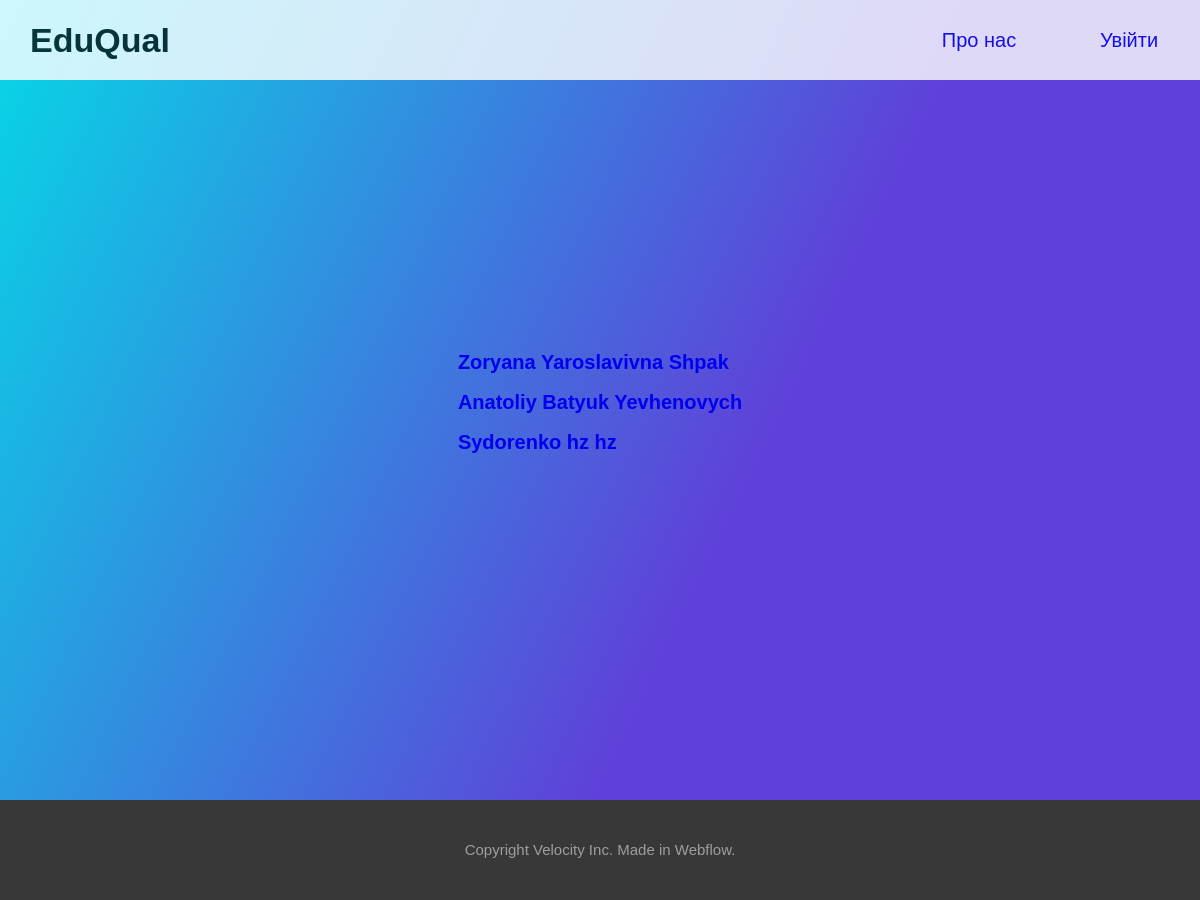
The app's page /teachers/, older data.
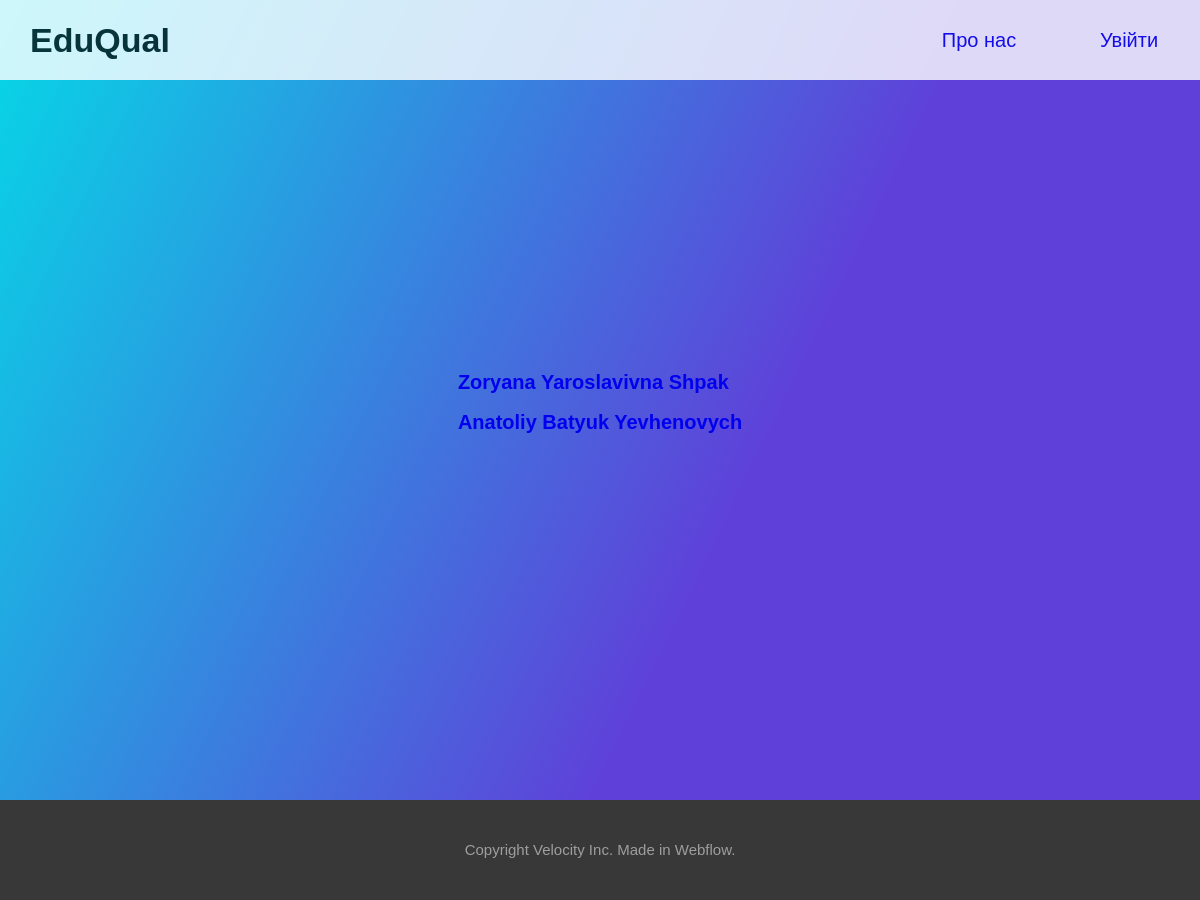
The same page, newer data.
### poll/models.py (models this page shows, shortened)
class Teacher(models.Model):
    firstname = models.CharField(max_length=30)
    lastname = models.CharField(max_length=30)
    surname = models.CharField(max_length=30)
    score = models.IntegerField(default=0)
    user = models.OneToOneField(User, on_delete=models.CASCADE, null=True, blank=True)
    class Meta:
        verbose_name = "Teacher"
        verbose_name_plural = "Teachers"

### poll/views.py (the view)
# urls.py: path('teachers/', teachers, name='teachers'),
def teachers(request):
    context = {'subjects':Teacher.objects.all()}
    return render(request, "users/teachers.html", context=context)

### poll/templates/users/teachers.html (shortened to what this page needs)
{% load static %}
<!doctype html>
<html lang="en">
<head>
    <link rel="stylesheet" href="{% static 'style_sub.css' %} ">
</head>
<body>
<div class="header disp">
    <div class="logo">
        <p class="logo-text disp"><b>EduQual</b></p>
    </div>
    <div class="menu disp">
        <a class="item" href="#about">Про нас</a>
        {% if user.is_authenticated %}
            <a class="item"  href="{% url 'march' %}">Мерч</a>
            <a class="item" href="{% url 'logout' %}">Вийти</a>
        {% else %}
            <a class="item" href="{% url 'login' %}">Увійти</a>
        {% endif %}
    </div>
</div>
    <div class="subject-box disp-centr">
        <div class="sub">
            {% for i in subjects %}
            <p class="text"><a href = '{{i.id}}/1'>{{i.firstname}} {{i.lastname}} {{i.surname}}</a></p>
            {% endfor %}
        </div>
    </div>
    <div class="sixth-page">
        <div class="text-six">Copyright Velocity Inc. Made in Webflow.</div>
    </div>
</body>
</html>

Row changes from the older to the newer data that the page shows:
removed Teacher: firstname "Sydorenko", lastname "hz", surname "hz"
